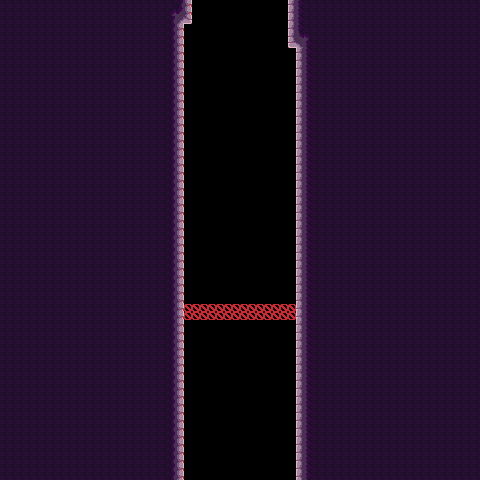

Rendered tile map (Tiled .tmx) drawn with the repository's tilesets; below, a short description and the map source with its tile grids summarised:
An orthogonal 60x60 tile map with 8x8 px tiles, 3 tile layers (draft, entity, map), 2 tilesets.

<map version="1.9" tiledversion="1.9.2" orientation="orthogonal" renderorder="right-down" width="60" height="60" tilewidth="8" tileheight="8" infinite="0" nextlayerid="5" nextobjectid="1">
 <editorsettings>
  <export target="../../assets/world/room/intro1a.json" format="json" />
 </editorsettings>
 <tileset firstgid="1" source="../rules/tools/tools.tsx" />
 <tileset firstgid="325" source="../tilesets/stone.tsx" />
 <layer id="2" name="draft" width="60" height="60">
  <data>[3600 cells, 2769 non-empty, 1 distinct tile ids]</data>
 </layer>
 <layer id="3" name="entity" width="60" height="60">
  <data>[3600 cells, 28 non-empty, 1 distinct tile ids]</data>
 </layer>
 <layer id="4" name="map" width="60" height="60">
  <data>[3600 cells, 2769 non-empty, 13 distinct tile ids]</data>
 </layer>
</map>
